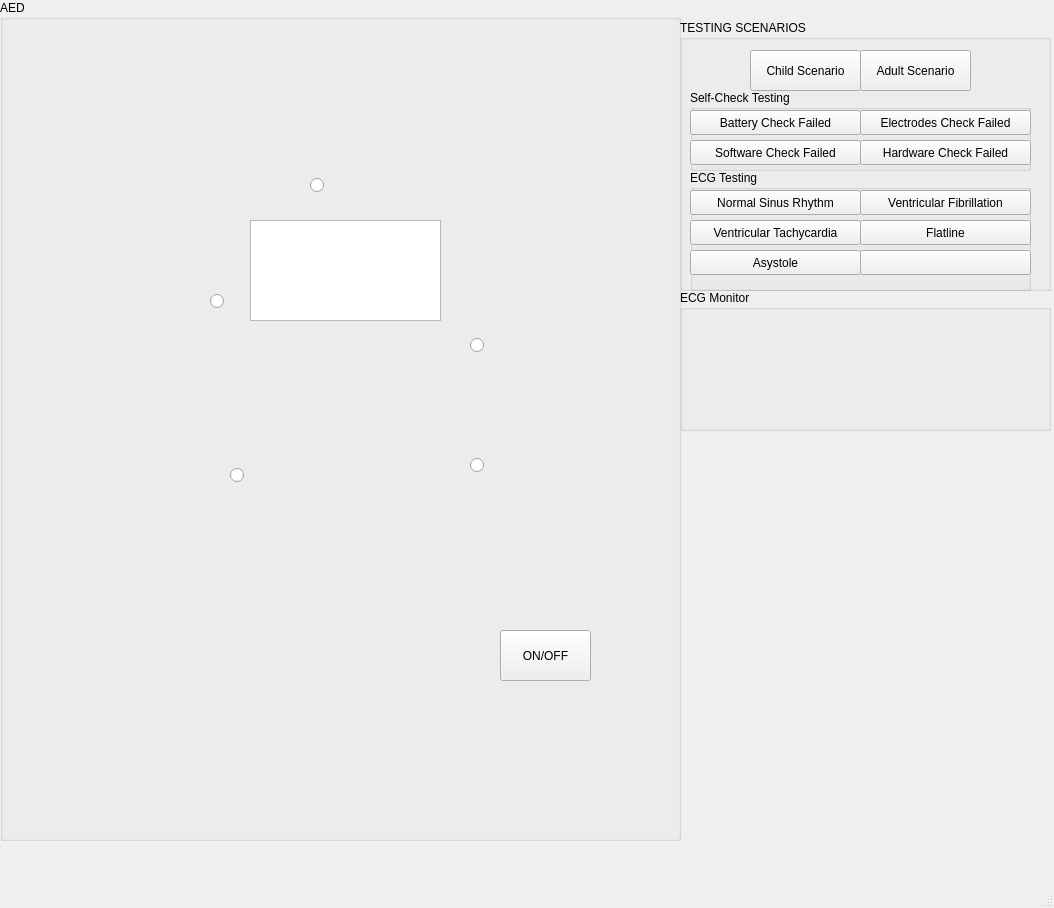
<?xml version="1.0" encoding="UTF-8"?>
<ui version="4.0">
 <class>MainWindow</class>
 <widget class="QMainWindow" name="MainWindow">
  <property name="geometry">
   <rect>
    <x>0</x>
    <y>0</y>
    <width>1054</width>
    <height>908</height>
   </rect>
  </property>
  <property name="windowTitle">
   <string>MainWindow</string>
  </property>
  <widget class="QWidget" name="centralwidget">
   <widget class="QGroupBox" name="groupBox">
    <property name="geometry">
     <rect>
      <x>0</x>
      <y>0</y>
      <width>681</width>
      <height>841</height>
     </rect>
    </property>
    <property name="title">
     <string>AED </string>
    </property>
    <widget class="QLabel" name="label">
     <property name="geometry">
      <rect>
       <x>10</x>
       <y>20</y>
       <width>661</width>
       <height>751</height>
      </rect>
     </property>
     <property name="text">
      <string/>
     </property>
     <property name="pixmap">
      <pixmap>../PLUS_DV_FR_AHA_push_HR-scaled.jpg</pixmap>
     </property>
     <property name="scaledContents">
      <bool>true</bool>
     </property>
    </widget>
    <widget class="QGraphicsView" name="ecgViewer">
     <property name="geometry">
      <rect>
       <x>250</x>
       <y>220</y>
       <width>191</width>
       <height>101</height>
      </rect>
     </property>
    </widget>
    <widget class="QRadioButton" name="radioButton">
     <property name="geometry">
      <rect>
       <x>210</x>
       <y>290</y>
       <width>16</width>
       <height>23</height>
      </rect>
     </property>
     <property name="text">
      <string/>
     </property>
    </widget>
    <widget class="QRadioButton" name="radioButton_2">
     <property name="geometry">
      <rect>
       <x>310</x>
       <y>170</y>
       <width>31</width>
       <height>31</height>
      </rect>
     </property>
     <property name="text">
      <string/>
     </property>
    </widget>
    <widget class="QRadioButton" name="radioButton_3">
     <property name="geometry">
      <rect>
       <x>470</x>
       <y>330</y>
       <width>16</width>
       <height>31</height>
      </rect>
     </property>
     <property name="text">
      <string/>
     </property>
    </widget>
    <widget class="QRadioButton" name="radioButton_4">
     <property name="geometry">
      <rect>
       <x>470</x>
       <y>450</y>
       <width>16</width>
       <height>31</height>
      </rect>
     </property>
     <property name="text">
      <string/>
     </property>
    </widget>
    <widget class="QRadioButton" name="radioButton_5">
     <property name="geometry">
      <rect>
       <x>230</x>
       <y>460</y>
       <width>16</width>
       <height>31</height>
      </rect>
     </property>
     <property name="text">
      <string/>
     </property>
    </widget>
    <widget class="QPushButton" name="pushButton_6">
     <property name="geometry">
      <rect>
       <x>500</x>
       <y>630</y>
       <width>91</width>
       <height>51</height>
      </rect>
     </property>
     <property name="text">
      <string>ON/OFF</string>
     </property>
    </widget>
    <widget class="QWidget" name="verticalLayoutWidget_2">
     <property name="geometry">
      <rect>
       <x>330</x>
       <y>360</y>
       <width>41</width>
       <height>31</height>
      </rect>
     </property>
     <layout class="QVBoxLayout" name="heartLED"/>
    </widget>
   </widget>
   <widget class="QGroupBox" name="groupBox_2">
    <property name="geometry">
     <rect>
      <x>680</x>
      <y>20</y>
      <width>371</width>
      <height>271</height>
     </rect>
    </property>
    <property name="title">
     <string>TESTING SCENARIOS</string>
    </property>
    <widget class="QGroupBox" name="groupBox_4">
     <property name="geometry">
      <rect>
       <x>10</x>
       <y>150</y>
       <width>341</width>
       <height>121</height>
      </rect>
     </property>
     <property name="title">
      <string>ECG Testing</string>
     </property>
     <widget class="QPushButton" name="normalECG">
      <property name="geometry">
       <rect>
        <x>0</x>
        <y>20</y>
        <width>171</width>
        <height>25</height>
       </rect>
      </property>
      <property name="text">
       <string>Normal Sinus Rhythm</string>
      </property>
     </widget>
     <widget class="QPushButton" name="vtECG">
      <property name="geometry">
       <rect>
        <x>0</x>
        <y>50</y>
        <width>171</width>
        <height>25</height>
       </rect>
      </property>
      <property name="text">
       <string>Ventricular Tachycardia</string>
      </property>
     </widget>
     <widget class="QPushButton" name="vfECG">
      <property name="geometry">
       <rect>
        <x>170</x>
        <y>20</y>
        <width>171</width>
        <height>25</height>
       </rect>
      </property>
      <property name="text">
       <string>Ventricular Fibrillation</string>
      </property>
     </widget>
     <widget class="QPushButton" name="flatlineECG">
      <property name="geometry">
       <rect>
        <x>170</x>
        <y>50</y>
        <width>171</width>
        <height>25</height>
       </rect>
      </property>
      <property name="text">
       <string>Flatline</string>
      </property>
     </widget>
     <widget class="QPushButton" name="vtECG_2">
      <property name="geometry">
       <rect>
        <x>0</x>
        <y>80</y>
        <width>171</width>
        <height>25</height>
       </rect>
      </property>
      <property name="text">
       <string>Asystole</string>
      </property>
     </widget>
     <widget class="QPushButton" name="flatlineECG_2">
      <property name="geometry">
       <rect>
        <x>170</x>
        <y>80</y>
        <width>171</width>
        <height>25</height>
       </rect>
      </property>
      <property name="text">
       <string/>
      </property>
     </widget>
    </widget>
    <widget class="QGroupBox" name="groupBox_5">
     <property name="geometry">
      <rect>
       <x>10</x>
       <y>70</y>
       <width>341</width>
       <height>81</height>
      </rect>
     </property>
     <property name="title">
      <string>Self-Check Testing</string>
     </property>
     <widget class="QPushButton" name="pushButton_12">
      <property name="geometry">
       <rect>
        <x>0</x>
        <y>20</y>
        <width>171</width>
        <height>25</height>
       </rect>
      </property>
      <property name="text">
       <string>Battery Check Failed</string>
      </property>
     </widget>
     <widget class="QPushButton" name="pushButton_13">
      <property name="geometry">
       <rect>
        <x>0</x>
        <y>50</y>
        <width>171</width>
        <height>25</height>
       </rect>
      </property>
      <property name="text">
       <string>Software Check Failed</string>
      </property>
     </widget>
     <widget class="QPushButton" name="pushButton_14">
      <property name="geometry">
       <rect>
        <x>170</x>
        <y>20</y>
        <width>171</width>
        <height>25</height>
       </rect>
      </property>
      <property name="text">
       <string>Electrodes Check Failed</string>
      </property>
     </widget>
     <widget class="QPushButton" name="pushButton_15">
      <property name="geometry">
       <rect>
        <x>170</x>
        <y>50</y>
        <width>171</width>
        <height>25</height>
       </rect>
      </property>
      <property name="text">
       <string>Hardware Check Failed</string>
      </property>
     </widget>
    </widget>
    <widget class="QPushButton" name="pushButton">
     <property name="geometry">
      <rect>
       <x>70</x>
       <y>30</y>
       <width>111</width>
       <height>41</height>
      </rect>
     </property>
     <property name="text">
      <string>Child Scenario</string>
     </property>
    </widget>
    <widget class="QPushButton" name="pushButton_2">
     <property name="geometry">
      <rect>
       <x>180</x>
       <y>30</y>
       <width>111</width>
       <height>41</height>
      </rect>
     </property>
     <property name="text">
      <string>Adult Scenario</string>
     </property>
    </widget>
   </widget>
   <widget class="QGroupBox" name="groupBox_3">
    <property name="geometry">
     <rect>
      <x>680</x>
      <y>290</y>
      <width>371</width>
      <height>141</height>
     </rect>
    </property>
    <property name="title">
     <string>ECG Monitor</string>
    </property>
    <widget class="QWidget" name="verticalLayoutWidget">
     <property name="geometry">
      <rect>
       <x>0</x>
       <y>20</y>
       <width>371</width>
       <height>121</height>
      </rect>
     </property>
     <layout class="QVBoxLayout" name="ecgLayout"/>
    </widget>
   </widget>
  </widget>
  <widget class="QMenuBar" name="menubar">
   <property name="geometry">
    <rect>
     <x>0</x>
     <y>0</y>
     <width>1054</width>
     <height>22</height>
    </rect>
   </property>
  </widget>
  <widget class="QStatusBar" name="statusbar"/>
 </widget>
 <resources/>
 <connections/>
</ui>
